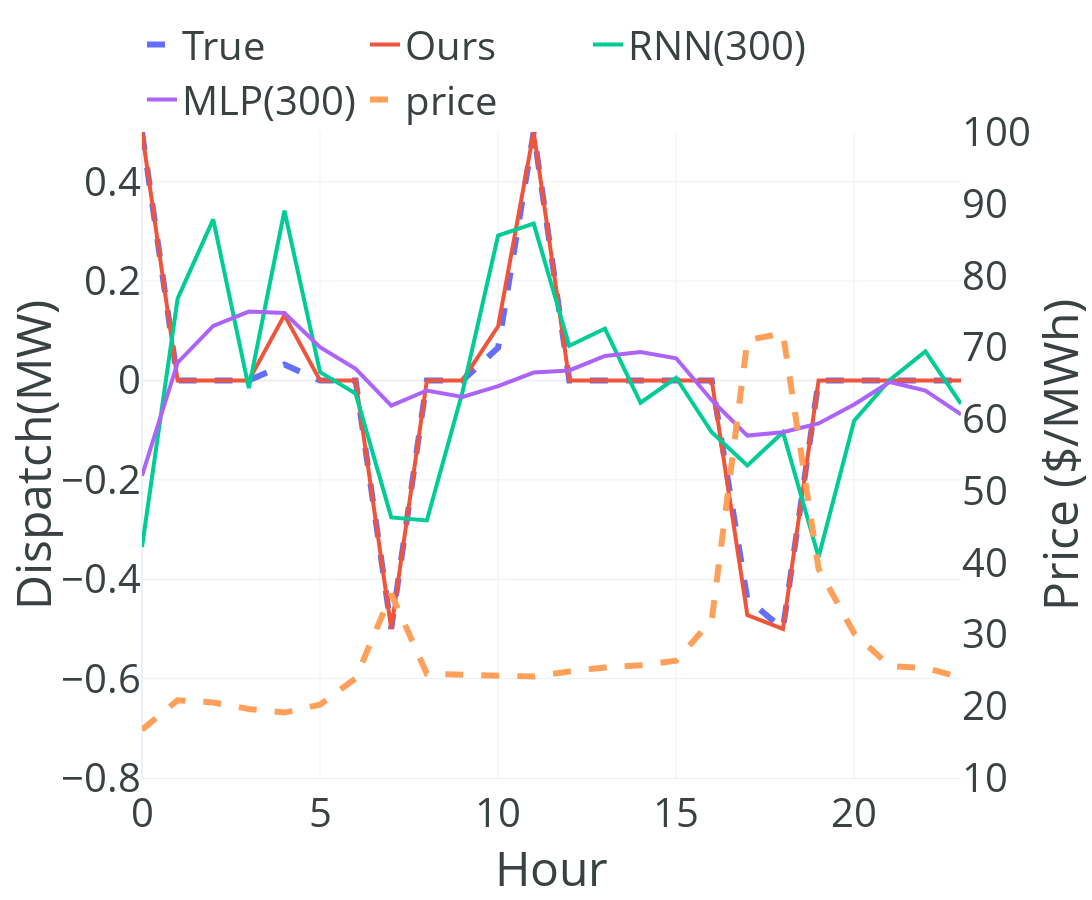

Here is the notebook cell this chart was saved with:
### Code cell
i = np.random.randint(10)
dr1 = rnnmodel(test_price[i:i+1])
dr3 = mlpmodel(test_price[i:i+1])

t1 = go.Scatter(x=np.arange(24), y=test_price[i],mode='lines', name='price',line = {'width':6,'dash':'dash','color':'#ffa05a'},yaxis='y2')
t2 = go.Scatter(x=np.arange(24), y=test_dr[i],mode='lines', name='True',line = {'width':6,'dash':'dash'})
t3 = go.Scatter(x=np.arange(24), y=dr1[0],mode='lines', name='RNN(300)',line = {'width':4})
t5 = go.Scatter(x=np.arange(24), y=pred_dr[i],mode='lines', name='Ours',line = {'width':4})
t6 = go.Scatter(x=np.arange(24), y=dr3[0],mode='lines', name='MLP(300)',line = {'width':4})
fig = go.Figure(data=[t2,t5,t3,t6,t1],layout={
    'xaxis':{'title':'Hour', 'showline':True},
    'yaxis':{'title': 'Dispatch(MW)','range':[-0.8,0.5]},
    'yaxis2': {'title':'Price ($/MWh)','anchor':'x', 'overlaying':'y', 'side':'right','range':[10,100], 'showgrid':False},
    "font": {"size": 40,'color':'#3a4142'},
    'template':'plotly_white',
    'legend':{'yanchor':'bottom','y':1,'xanchor':'left','x':0.0,'orientation':'h'},
    'width':1600,
    'height':900
})
fig.show()

### Figure 1 — Plotly figure (JSON) as saved in the notebook; plotly's stock layout.template omitted (floating-point values rounded to 4 significant figures)
{"data": [{"line": {"dash": "dash", "width": 6}, "mode": "lines", "name": "True", "type": "scatter", "x": [0, 1, 2, 3, 4, 5, 6, 7, 8, 9, 10, 11, 12, 13, 14, 15, 16, 17, 18, 19, 20, 21, 22, 23], "y": [0.5, -8.35e-10, -8.399e-11, 3.262e-09, 0.03191, 4.269e-09, -4.695e-10, -0.5, 4.852e-09, 7.545e-09, 0.06587, 0.5, 4.119e-09, 2.647e-09, 3.704e-09, 4.933e-09, 8.648e-10, -0.44, -0.5, 4.223e-10, 6.879e-10, 2.02e-09, -3.893e-10, -1.943e-09]}, {"line": {"width": 4}, "mode": "lines", "name": "Ours", "type": "scatter", "x": [0, 1, 2, 3, 4, 5, 6, 7, 8, 9, 10, 11, 12, 13, 14, 15, 16, 17, 18, 19, 20, 21, 22, 23], "y": [0.5, 1.19e-10, 2.385e-10, 1.174e-09, 0.1315, 0.0001103, 0.0001103, -0.5, 1.668e-09, 2.532e-09, 0.1091, 0.5, 0.0001103, 0.0001103, 0.0001103, 0.0001103, 0.0001103, -0.4721, -0.5, 0.0001103, 0.0001103, 0.0001103, 0.0001103, 0.0001103]}, {"line": {"width": 4}, "mode": "lines", "name": "RNN(300)", "type": "scatter", "x": [0, 1, 2, 3, 4, 5, 6, 7, 8, 9, 10, 11, 12, 13, 14, 15, 16, 17, 18, 19, 20, 21, 22, 23], "y": [-0.335, 0.1646, 0.324, -0.01526, 0.3415, 0.01682, -0.0265, -0.2756, -0.2816, -0.02329, 0.2916, 0.3157, 0.0698, 0.1042, -0.04485, 0.005461, -0.1042, -0.1709, -0.1043, -0.3552, -0.08102, 0.001276, 0.05855, -0.04696]}, {"line": {"width": 4}, "mode": "lines", "name": "MLP(300)", "type": "scatter", "x": [0, 1, 2, 3, 4, 5, 6, 7, 8, 9, 10, 11, 12, 13, 14, 15, 16, 17, 18, 19, 20, 21, 22, 23], "y": [-0.1916, 0.0357, 0.1097, 0.1387, 0.1358, 0.06698, 0.02344, -0.05076, -0.02025, -0.03316, -0.01154, 0.0159, 0.02022, 0.04939, 0.05739, 0.04466, -0.03972, -0.1109, -0.1041, -0.08642, -0.04825, -0.003066, -0.02036, -0.06837]}, {"line": {"color": "#ffa05a", "dash": "dash", "width": 6}, "mode": "lines", "name": "price", "type": "scatter", "x": [0, 1, 2, 3, 4, 5, 6, 7, 8, 9, 10, 11, 12, 13, 14, 15, 16, 17, 18, 19, 20, 21, 22, 23], "y": [16.72, 20.83, 20.52, 19.62, 19.11, 20.23, 23.88, 35.63, 24.52, 24.4, 24.14, 24.13, 24.85, 25.39, 25.7, 26.33, 31.98, 70.99, 71.97, 39.15, 30.16, 25.59, 25.33, 24.01], "yaxis": "y2"}], "layout": {"font": {"color": "#3a4142", "size": 40}, "height": 900, "legend": {"orientation": "h", "x": 0, "xanchor": "left", "y": 1, "yanchor": "bottom"}, "width": 1600, "xaxis": {"showline": true, "title": {"text": "Hour"}}, "yaxis": {"range": [-0.8, 0.5], "title": {"text": "Dispatch(MW)"}}, "yaxis2": {"anchor": "x", "overlaying": "y", "range": [10, 100], "showgrid": false, "side": "right", "title": {"text": "Price ($/MWh)"}}}}
